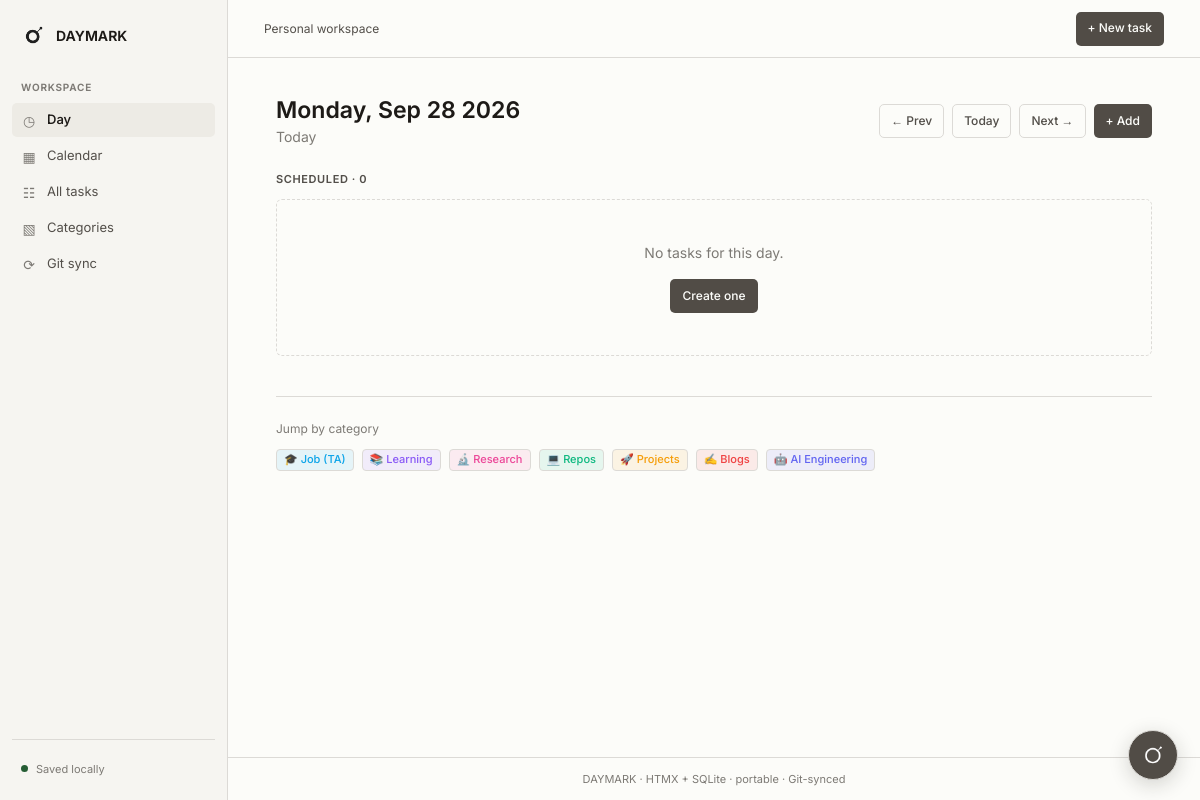
Page /day on the committed database.
### tables this page shows
CREATE TABLE categories (
            id INTEGER PRIMARY KEY AUTOINCREMENT,
            name TEXT NOT NULL UNIQUE,
            color TEXT DEFAULT '#6366f1',
            icon TEXT DEFAULT '📁',
            sort_order INTEGER DEFAULT 0,
            created_at TEXT DEFAULT (datetime('now'))
        );

### app.py (the view)
@app.route("/day")
@app.route("/day/<day>")
def day_view(day=None):
    if day is None:
        day = today_str()
    d = parse_date(day) or date.today()
    day = d.isoformat()
    db = get_db()
    tasks = db.execute("""
        SELECT t.*, c.name as cat_name, c.color as cat_color, c.icon as cat_icon
        FROM tasks t
        LEFT JOIN categories c ON t.category_id = c.id
        WHERE t.due_date = ? OR (t.due_date IS NULL AND date(t.created_at) = ?)
        ORDER BY t.priority DESC, t.status, t.created_at
    """, (day, day)).fetchall()
    overdue = db.execute("""
        SELECT t.*, c.name as cat_name, c.color as cat_color, c.icon as cat_icon
        FROM tasks t
        LEFT JOIN categories c ON t.category_id = c.id
        WHERE COALESCE(t.deadline, t.due_date) < ? AND t.status != 'done'
        ORDER BY COALESCE(t.deadline, t.due_date), t.priority DESC
    """, (day,)).fetchall()
    categories = db.execute(
        "SELECT * FROM categories ORDER BY sort_order, name"
    ).fetchall()
    prev_day = (d - timedelta(days=1)).isoformat()
    next_day = (d + timedelta(days=1)).isoformat()
    is_today = day == today_str()
    return render_template(
        "day.html",
        tasks=tasks,
        overdue=overdue,
        categories=categories,
        day=day,
        day_display=d.strftime("%A, %b %d %Y"),
        prev_day=prev_day,
        next_day=next_day,
        is_today=is_today,
        status_badge=status_badge,
        priority_label=priority_label,
    )

### app.py (called while the page is built)
def get_db():
    if "db" not in g:
        DATA_DIR.mkdir(exist_ok=True)
        g.db = sqlite3.connect(DB_PATH)
        g.db.row_factory = sqlite3.Row
        g.db.execute("PRAGMA foreign_keys = ON")
    return g.db

def parse_date(s):
    if not s:
        return None
    try:
        return datetime.strptime(s, "%Y-%m-%d").date()
    except ValueError:
        return None

def today_str():
    return date.today().isoformat()

@app.before_request
def ensure_db():
    init_db()

### templates/day.html (shortened to what this page needs)
{% extends "base.html" %}
{% block content %}
<div class="flex flex-col sm:flex-row sm:items-center justify-between gap-4 mb-6">
  <div>
    <h1 class="page-heading">{{ day_display }}</h1>
    {% if is_today %}
      <p class="text-sm text-muted mt-0.5">Today</p>
    {% endif %}
  </div>
  <div class="flex items-center gap-2">
    <a href="{{ url_for('day_view', day=prev_day) }}" class="btn btn-ghost border border-border">← Prev</a>
    <a href="{{ url_for('day_view') }}" class="btn btn-ghost border border-border">Today</a>
    <a href="{{ url_for('day_view', day=next_day) }}" class="btn btn-ghost border border-border">Next →</a>
    <a href="{{ url_for('task_new', due=day) }}" class="btn btn-primary">+ Add</a>
  </div>
</div>
<section>
  <h2 class="section-heading mb-3">
    Scheduled · {{ tasks|length }}
  </h2>
  {% if tasks %}
    <div class="space-y-2" id="task-list">
      {% for task in tasks %}
        {% include "partials/task_card.html" %}
      {% endfor %}
    </div>
  {% else %}
    <div class="empty-state">
      <p class="text-muted mb-4">No tasks for this day.</p>
      <a href="{{ url_for('task_new', due=day) }}" class="btn btn-primary">Create one</a>
    </div>
  {% endif %}
</section>
{% if categories %}
<div class="mt-10 pt-6 border-t border-border">
  <p class="text-xs text-muted mb-3">Jump by category</p>
  <div class="flex flex-wrap gap-2">
    {% for c in categories %}
      <a href="{{ url_for('tasks_list', cat=c.id) }}"
         class="badge border border-border hover:border-white/20 transition"
         style="background: {{ c.color }}18; color: {{ c.color }}">
        {{ c.icon }} {{ c.name }}
      </a>
    {% endfor %}
  </div>
</div>
{% endif %}
{% endblock %}

### static/app.css (style rules this page uses)
:root { color-scheme: light; --color-paper: oklch(99% 0.004 95); --color-paper-2: oklch(97% 0.006 95); --color-paper-3: oklch(94% 0.008 95); --color-ink: oklch(22% 0.008 75); --color-ink-2: oklch(43% 0.009 75); --color-muted: oklch(58% 0.008 75); --color-rule: oklch(89% 0.006 85); --color-accent: oklch(42% 0.012 75); --color-accent-hover: oklch(32% 0.012 75); --color-accent-soft: oklch(95% 0.006 75); --color-focus: oklch(61% 0.13 25); --color-focus-ring: oklch(61% 0.13 25 / 14%); --color-selection: oklch(92% 0.035 25); --color-rule-hover: oklch(81% 0.008 85); --color-input-hover: oklch(79% 0.008 85); --color-success-rule: oklch(87% 0.04 150); --color-danger-rule: oklch(88% 0.04 25); --color-danger: oklch(53% 0.16 28); --color-danger-soft: oklch(96% 0.025 25); --color-success: oklch(43% 0.09 150); --color-success-soft: oklch(96% 0.025 150); --color-warning: oklch(49% 0.1 75); --color-warning-soft: oklch(97% 0.025 85); --color-status-todo: oklch(52% 0.012 75); --color-status-doing: oklch(52% 0.1 75); --color-status-done: oklch(44% 0.09 150); --color-status-blocked: oklch(53% 0.14 28); --font-display: 'Inter', sans-serif; --font-body: 'Inter', sans-serif; --font-mono: ui-monospace, 'Cascadia Code', 'Segoe UI Mono', monospace; --space-2xs: 0.25rem; --space-xs: 0.5rem; --space-sm: 0.75rem; --space-md: 1rem; --space-lg: 1.5rem; --space-xl: 2rem; --space-2xl: 3rem; --radius-control: 5px; --radius-surface: 6px; --ease-out: cubic-bezier(0.16, 1, 0.3, 1); --dur-short: 150ms; }
* { box-sizing: border-box; }
html, body { min-height: 100%; overflow-x: clip; }
body { margin: 0; background: var(--color-paper); color: var(--color-ink); font-family: var(--font-body); font-size: 14px; line-height: 1.5; -webkit-font-smoothing: antialiased; }
a { color: inherit; text-decoration: none; }
button, a, input, select, textarea { -webkit-tap-highlight-color: transparent; }
.page-heading { margin: 0; color: var(--color-ink); font-family: var(--font-display); font-size: 23px; font-weight: 620; line-height: 1.25; letter-spacing: 0; overflow-wrap: anywhere; }
.section-heading { color: var(--color-ink-2); font-size: 11px; font-weight: 620; letter-spacing: 0.055em; text-transform: uppercase; }
.text-muted { color: var(--color-muted) !important; }
.border-border { border-color: var(--color-rule) !important; }
.btn { display: inline-flex; align-items: center; justify-content: center; gap: 6px; min-height: 34px; padding: 6px 11px; border: 1px solid transparent; border-radius: var(--radius-control); color: var(--color-ink-2); background: transparent; font-size: 12px; font-weight: 520; line-height: 1.2; white-space: nowrap; cursor: pointer; transition: color var(--dur-short) ease, background var(--dur-short) ease, border-color var(--dur-short) ease; }
.btn-primary { color: var(--color-paper); background: var(--color-accent); }
.btn-ghost { color: var(--color-ink-2); }
.badge { display: inline-flex; align-items: center; gap: 4px; padding: 2px 7px; border-radius: 4px; font-size: 11px; font-weight: 520; line-height: 1.4; }
.empty-state { padding: 42px 20px; border: 1px dashed var(--color-rule); border-radius: var(--radius-surface); text-align: center; }

### rows in the picture
categories: icon "🎓", name "Job (TA)"
categories: icon "📚", name "Learning"
categories: icon "🔬", name "Research"
categories: icon "💻", name "Repos"
categories: icon "🚀", name "Projects"
categories: icon "✍️", name "Blogs"
categories: icon "🤖", name "AI Engineering"

### other values in the picture
{{ day_display }} "Monday, Sep 28 2026"
{{ tasks|length }} "0"
